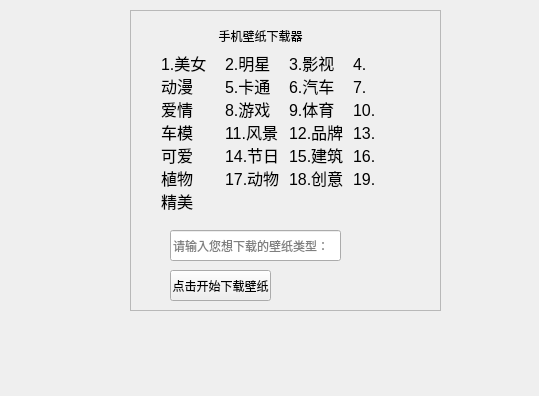
<?xml version="1.0" encoding="UTF-8"?>
<ui version="4.0">
 <class>imgDownload</class>
 <widget class="QWidget" name="imgDownload">
  <property name="windowModality">
   <enum>Qt::NonModal</enum>
  </property>
  <property name="geometry">
   <rect>
    <x>0</x>
    <y>0</y>
    <width>539</width>
    <height>396</height>
   </rect>
  </property>
  <property name="minimumSize">
   <size>
    <width>50</width>
    <height>50</height>
   </size>
  </property>
  <property name="maximumSize">
   <size>
    <width>16777215</width>
    <height>16777215</height>
   </size>
  </property>
  <property name="windowTitle">
   <string>壁纸下载器</string>
  </property>
  <property name="windowIcon">
   <iconset>
    <normaloff>星星.png</normaloff>星星.png</iconset>
  </property>
  <property name="autoFillBackground">
   <bool>false</bool>
  </property>
  <property name="styleSheet">
   <string notr="true"/>
  </property>
  <widget class="QFrame" name="frame">
   <property name="geometry">
    <rect>
     <x>130</x>
     <y>10</y>
     <width>311</width>
     <height>301</height>
    </rect>
   </property>
   <property name="frameShape">
    <enum>QFrame::StyledPanel</enum>
   </property>
   <property name="frameShadow">
    <enum>QFrame::Raised</enum>
   </property>
   <widget class="QLineEdit" name="lineEdit">
    <property name="geometry">
     <rect>
      <x>40</x>
      <y>220</y>
      <width>171</width>
      <height>31</height>
     </rect>
    </property>
    <property name="styleSheet">
     <string notr="true"/>
    </property>
    <property name="inputMask">
     <string/>
    </property>
    <property name="text">
     <string/>
    </property>
    <property name="placeholderText">
     <string>请输入您想下载的壁纸类型：</string>
    </property>
   </widget>
   <widget class="QPushButton" name="pushButton">
    <property name="geometry">
     <rect>
      <x>40</x>
      <y>260</y>
      <width>101</width>
      <height>31</height>
     </rect>
    </property>
    <property name="minimumSize">
     <size>
      <width>10</width>
      <height>10</height>
     </size>
    </property>
    <property name="styleSheet">
     <string notr="true"/>
    </property>
    <property name="text">
     <string>点击开始下载壁纸</string>
    </property>
   </widget>
   <widget class="QLabel" name="label2">
    <property name="geometry">
     <rect>
      <x>30</x>
      <y>40</y>
      <width>221</width>
      <height>171</height>
     </rect>
    </property>
    <property name="font">
     <font>
      <pointsize>12</pointsize>
      <italic>false</italic>
      <bold>false</bold>
     </font>
    </property>
    <property name="layoutDirection">
     <enum>Qt::LeftToRight</enum>
    </property>
    <property name="autoFillBackground">
     <bool>false</bool>
    </property>
    <property name="lineWidth">
     <number>0</number>
    </property>
    <property name="text">
     <string>1.美女 	2.明星 	3.影视 	4.动漫 	5.卡通	6.汽车	7.爱情	8.游戏	9.体育	10.车模	11.风景	12.品牌	13.可爱	14.节日	15.建筑	16.植物	17.动物	18.创意	19.精美                </string>
    </property>
    <property name="alignment">
     <set>Qt::AlignLeading|Qt::AlignLeft|Qt::AlignTop</set>
    </property>
    <property name="wordWrap">
     <bool>true</bool>
    </property>
    <property name="margin">
     <number>7</number>
    </property>
    <property name="indent">
     <number>1</number>
    </property>
    <property name="openExternalLinks">
     <bool>false</bool>
    </property>
    <property name="textInteractionFlags">
     <set>Qt::LinksAccessibleByMouse</set>
    </property>
   </widget>
   <widget class="QLabel" name="label">
    <property name="geometry">
     <rect>
      <x>70</x>
      <y>0</y>
      <width>121</width>
      <height>51</height>
     </rect>
    </property>
    <property name="styleSheet">
     <string notr="true"/>
    </property>
    <property name="text">
     <string>手机壁纸下载器</string>
    </property>
    <property name="alignment">
     <set>Qt::AlignCenter</set>
    </property>
   </widget>
  </widget>
  <widget class="QFrame" name="frame2">
   <property name="geometry">
    <rect>
     <x>-20</x>
     <y>-10</y>
     <width>571</width>
     <height>421</height>
    </rect>
   </property>
   <property name="frameShape">
    <enum>QFrame::StyledPanel</enum>
   </property>
   <property name="frameShadow">
    <enum>QFrame::Raised</enum>
   </property>
  </widget>
  <zorder>frame2</zorder>
  <zorder>frame</zorder>
 </widget>
 <resources>
  <include location="background.qrc"/>
 </resources>
 <connections/>
</ui>
